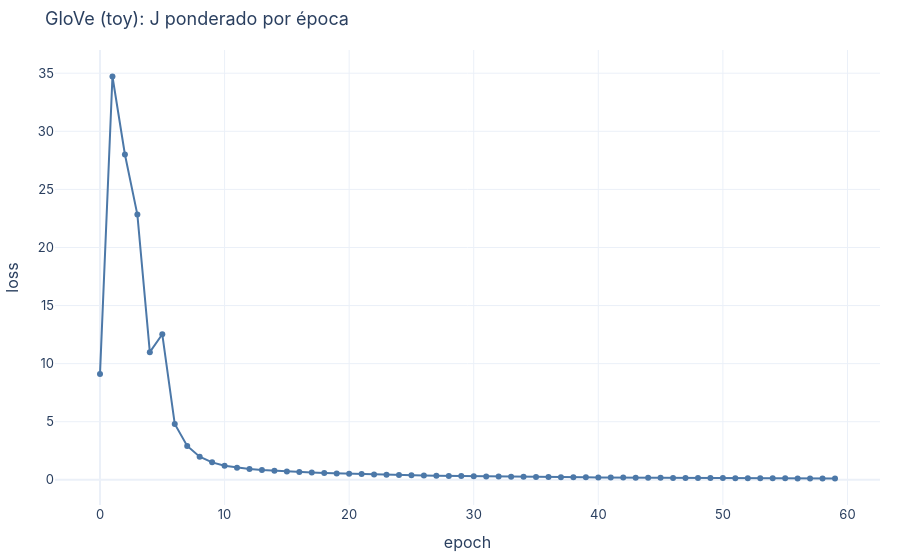

Notebook source saved alongside this figure:
### Code cell
import time
from replang.data.corpora import toy_corpus
toy = toy_corpus() * 20
t = time.time()
g = GloVe(dim=20, window=2, epochs=60, x_max=10, lr=0.05, seed=1).fit(toy)
wv_g = g.to_wordvectors("GloVe toy")
print(f"{time.time()-t:.1f}s | perda final {g.history[-1]['loss']:.4f}")
from replang.viz import training_curve
training_curve(g.history, title="GloVe (toy): J ponderado por época").show()
for w in ["rei", "gato", "paris"]:
    print(f"{w:<6} {[x for x, _ in wv_g.most_similar(w, topn=4)]}")

### Figure 1 — Plotly figure (JSON) as saved in the notebook; plotly's stock layout.template omitted (floating-point values rounded to 4 significant figures)
{"data": [{"hovertemplate": "epoch=%{x}<br>loss=%{y}<extra></extra>", "legendgroup": "", "line": {"color": "#4C78A8", "dash": "solid"}, "marker": {"symbol": "circle"}, "mode": "lines+markers", "name": "", "orientation": "v", "showlegend": false, "type": "scatter", "x": [0, 1, 2, 3, 4, 5, 6, 7, 8, 9, 10, 11, 12, 13, 14, 15, 16, 17, 18, 19, 20, 21, 22, 23, 24, 25, 26, 27, 28, 29, 30, 31, 32, 33, 34, 35, 36, 37, 38, 39, 40, 41, 42, 43, 44, 45, 46, 47, 48, 49, 50, 51, 52, 53, 54, 55, 56, 57, 58, 59], "xaxis": "x", "y": [9.119, 34.72, 28.01, 22.83, 10.99, 12.53, 4.81, 2.914, 1.994, 1.502, 1.219, 1.043, 0.9242, 0.8378, 0.7703, 0.7147, 0.6669, 0.6248, 0.5869, 0.5525, 0.5209, 0.4918, 0.4648, 0.4399, 0.4167, 0.3952, 0.3753, 0.3567, 0.3394, 0.3233, 0.3084, 0.2944, 0.2814, 0.2693, 0.2579, 0.2473, 0.2374, 0.2281, 0.2194, 0.2112, 0.2034, 0.1962, 0.1893, 0.1828, 0.1767, 0.1709, 0.1654, 0.1602, 0.1553, 0.1505, 0.1461, 0.1418, 0.1377, 0.1338, 0.1301, 0.1265, 0.1231, 0.1198, 0.1166, 0.1136], "yaxis": "y"}], "layout": {"font": {"family": "Inter, Helvetica, Arial, sans-serif", "size": 13}, "legend": {"tracegroupgap": 0}, "margin": {"b": 40, "l": 40, "r": 20, "t": 50}, "title": {"text": "GloVe (toy): J ponderado por época"}, "xaxis": {"anchor": "y", "domain": [0.0, 1.0], "title": {"text": "epoch"}}, "yaxis": {"anchor": "x", "domain": [0.0, 1.0], "title": {"text": "loss"}}}}
